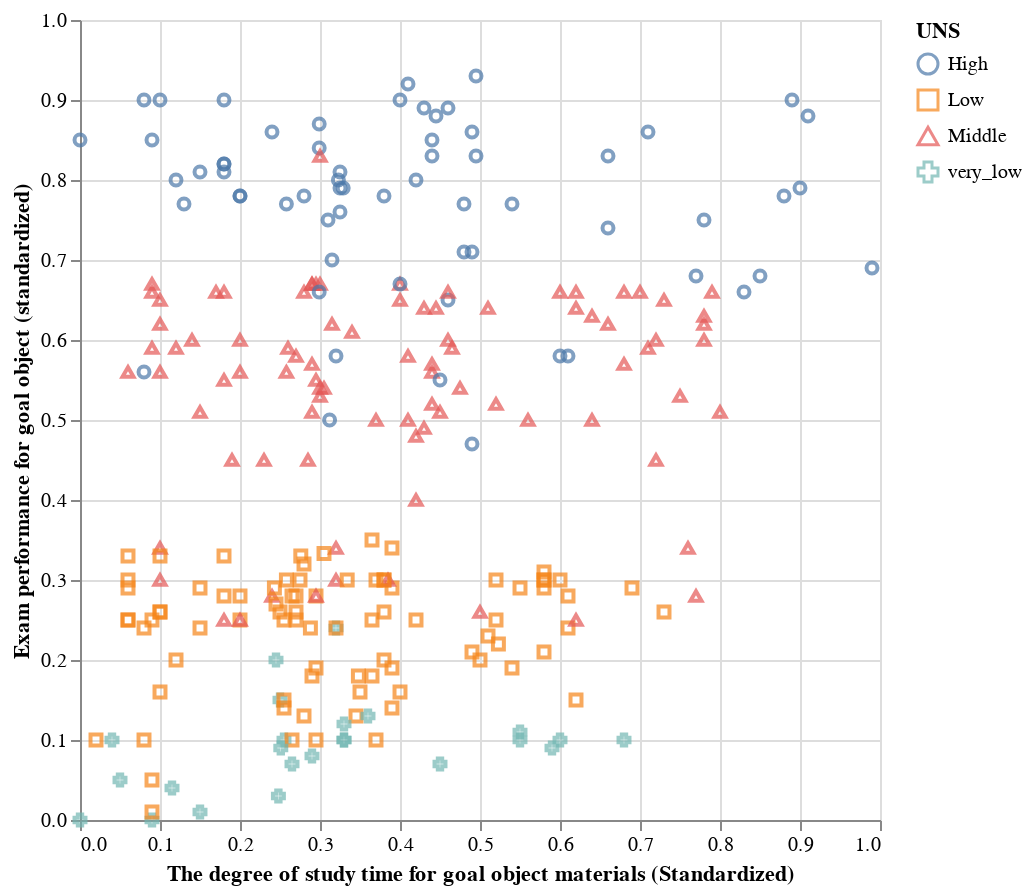

Here is the notebook cell this chart was saved with:
### Markdown cell above
### Visualization of the dataset

### Code cell
user_chart = (
    alt.Chart(user_knowledge_data)
    .mark_point()
    .encode(
        x = alt.X("STG", title = "The degree of study time for goal object materials (Standardized)"),
        y = alt.Y("PEG", title = "Exam performance for goal object (standardized)"),
        color = " UNS",
        shape = " UNS"
)).properties(width=400, height=400)
user_chart

### Figure 1 — Vega-Lite specification as saved in the notebook (floating-point values rounded to 4 significant figures; data arrays with more than 128 entries replaced by an {"elided": "..."} marker saying what was removed)
{"config": {"view": {"continuousWidth": 400, "continuousHeight": 300}}, "data": {"name": "data-eaaed803afb61494a967d3bfd8939bb0"}, "mark": "point", "encoding": {"color": {"field": " UNS", "type": "nominal"}, "shape": {"field": " UNS", "type": "nominal"}, "x": {"field": "STG", "title": "The degree of study time for goal object materials (Standardized)", "type": "quantitative"}, "y": {"field": "PEG", "title": "Exam performance for goal object (standardized)", "type": "quantitative"}}, "height": 400, "width": 400, "$schema": "https://vega.github.io/schema/vega-lite/v4.17.0.json", "datasets": {"data-eaaed803afb61494a967d3bfd8939bb0": {"elided": "258 records"}}}
